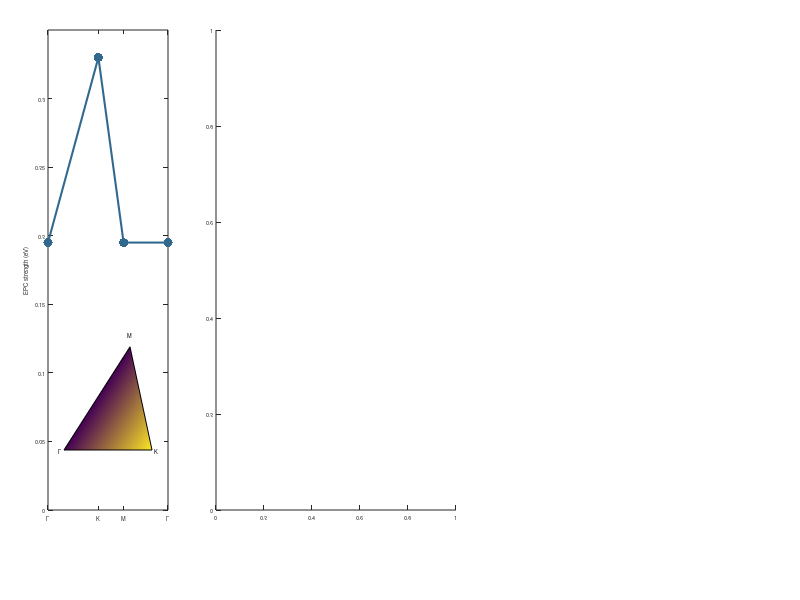

The MATLAB source for this figure: (Note: this script raises an error after producing the figure.)
set(0, 'defaultaxesfontsize', 4, 'defaulttextfontsize', 4)
figure(4, 'position', [0 0 1000 400])
colours_sig = viridis(7);

% Plot EPC dispersion

subplot('Position', [0.06 0.15 0.15 0.8])
hold on
plot([0 0.42 0.63 1], [0.195 0.33 0.195 0.195], '.-', 'Color', colours_sig(3, :), 'Linewidth', 1.5, 'MarkerSize', 20)
hold off
ylim([0 0.35])
ylabel('EPC strength (eV)')
xticks([0 0.42 0.63 1])
xticklabels({'\Gamma' 'K' 'M' '\Gamma'})
box on

axes('Position', [0.08 0.25 0.11 0.2])
hold on
patch([0; 1; 0.75], [0; 0; 0.43], [0.195; 0.33; 0.195])
text(-0.05, 0, 0, '\Gamma', "horizontalalignment", "center")
text(1.05, 0, 0, 'K', "horizontalalignment", "center")
text(0.75, 0.48, 0, 'M', "horizontalalignment", "center")
hold off
axis off

% Plot resonance fit

subplot('Position', [0.27 0.15 0.3 0.8])
hold on
data_tmp = importdata('sigma*/291.8eV.txt', ' ');
errorbar(data_tmp(:, 1), data_tmp(:, 2) / max(data_tmp(:, 2)), data_tmp(:, 3) / max(data_tmp(:, 2)), 'k.')
data_tmp = importdata('sigma*/291.8eV_calc.txt', ' ');
plot(data_tmp(:, 1), data_tmp(:, 2) / max(data_tmp(:, 2)), '-', 'Color', colours_sig(3, :), 'LineWidth', 2)
plot([0.12 0.12 0.19 0.19 0.19 0.26 0.26], [1 1.05 1.05 1.1 1.05 1.05 1], 'k-')
text(0.19, 1.14, '1-phonon', "horizontalalignment", "center")
plot([0.26 0.26 0.35 0.35 0.35 0.44 0.44], [0.8 0.85 0.85 0.9 0.85 0.85 0.8], 'k-')
text(0.35, 0.94, '2-phonon', "horizontalalignment", "center")
plot([0.44 0.44 0.52 0.52 0.52 0.6 0.6], [0.6 0.65 0.65 0.7 0.65 0.65 0.6], 'k-')
text(0.52, 0.74, '3-phonon', "horizontalalignment", "center")
plot([0.6 0.6 0.69 0.69 0.69 0.78 0.78], [0.4 0.45 0.45 0.5 0.45 0.45 0.4], 'k-')
text(0.69, 0.54, '4-phonon', "horizontalalignment", "center")
plot([0.78 0.78 0.86 0.86 0.86 0.94 0.94], [0.2 0.25 0.25 0.3 0.25 0.25 0.2], 'k-')
text(0.86, 0.34, '5-phonon', "horizontalalignment", "center")
text(0.82, 1.1, '291.8 eV', "horizontalalignment", "center")
hold off
xlim([0.08 0.96])
ylim([0 1.2])
xticks(0:0.1:0.9)
xlabel('Energy loss (eV)')
ylabel('Normalized intensity')
box on

% Plot energy dependence

subplot('Position', [0.65 0.15 0.05 0.8])
hold on
data_tmp = importdata('sigma*/XAS.txt', ' ');
plot(data_tmp(:, 2), data_tmp(:, 1), 'k-', 'LineWidth', 1)
annotation('arrow', [0.7 0.683], [0.15 0.15], 'Color', colours_sig(1, :), 'LineWidth', 2)
annotation('arrow', [0.7 0.678], [0.31 0.31], 'Color', colours_sig(2, :), 'LineWidth', 2)
annotation('arrow', [0.7 0.665], [0.47 0.47], 'Color', colours_sig(3, :), 'LineWidth', 2)
annotation('arrow', [0.7 0.653], [0.63 0.63], 'Color', colours_sig(4, :), 'LineWidth', 2)
annotation('arrow', [0.7 0.658], [0.79 0.79], 'Color', colours_sig(5, :), 'LineWidth', 2)
hold off
xlim([-0.1 0.33])
ylim([291.2 292.2])
xlabel('XAS')
ylabel('Incident energy (eV)')
xticks([])
box on
set(gca, 'XDir', 'reverse')

subplot('Position', [0.701 0.15 0.25 0.8])
hold on
for i = 1:5
    data_tmp = importdata(['sigma*/' num2str(291 + 0.2 * i, '%.1f') 'eV.txt'], ' ');
    errorbar(data_tmp(:, 1), data_tmp(:, 2) / max(data_tmp(:, 2)) + i, data_tmp(:, 3) / max(data_tmp(:, 2)), 'k.')
    data_tmp = importdata(['sigma*/' num2str(291 + 0.2 * i, '%.1f') 'eV_calc.txt'], ' ');
    plot(data_tmp(:, 1), data_tmp(:, 2) / max(data_tmp(:, 2)) + i, '-', 'Color', colours_sig(i, :), 'Linewidth', 2)
end
hold off
xlim([0.08 0.96])
ylim([1 6])
xlabel('Energy loss (eV)')
ylabel('Normalized intensity', 'Position', [1 3.3], 'Rotation', 270)
yticks([])
box on

print('Fig4.pdf', '-dpdf', '-S1000,400')
